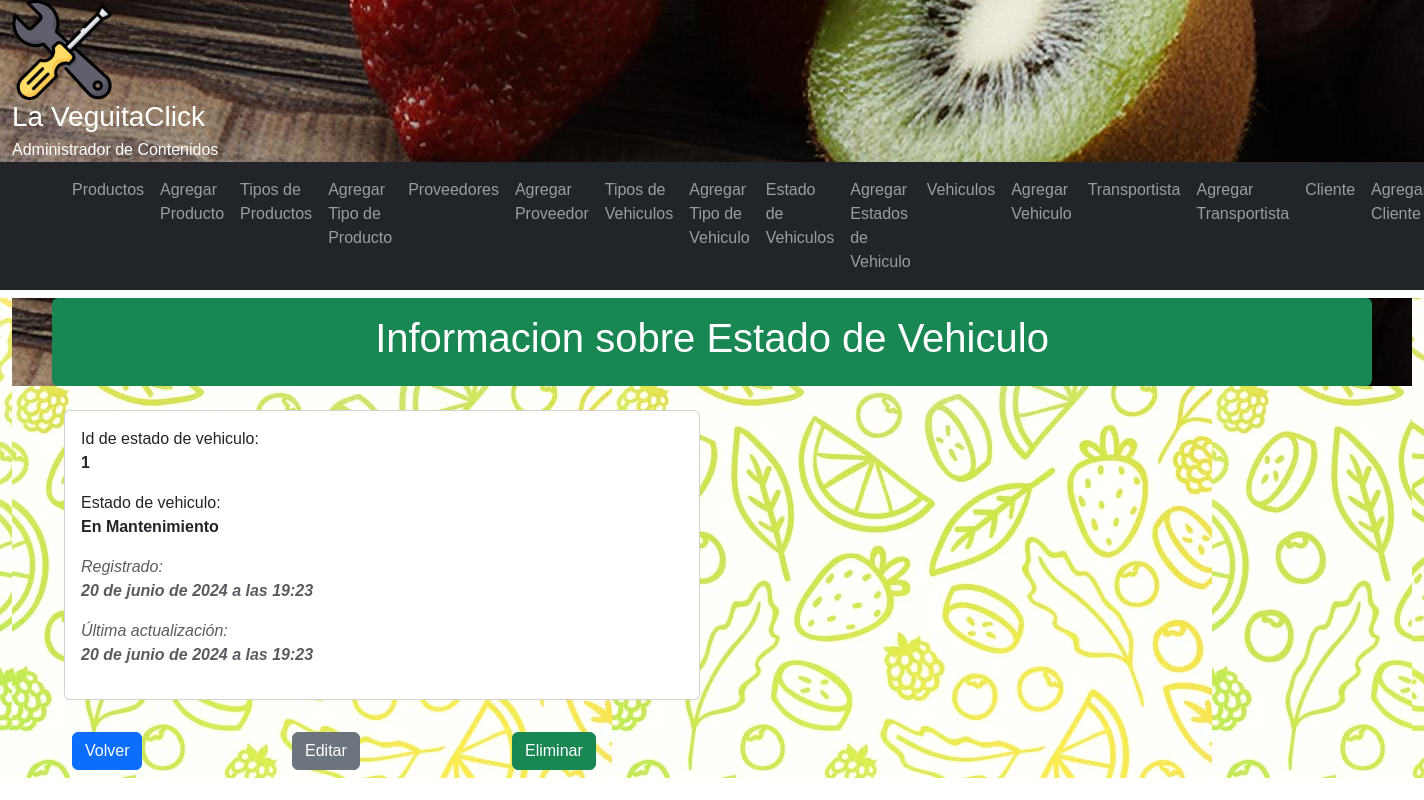
The page /crud/estadoVehiculo/detail/1 on the database its author committed.
### crud/models.py (models this page shows, shortened)
class EstadoVehiculo(models.Model):
    estado = models.CharField(verbose_name='Estado de Vehiculo', max_length=50)
    created_at = models.DateTimeField(verbose_name='Fecha creación', auto_now_add=True)
    updated_at = models.DateTimeField(verbose_name='Fecha actualización', auto_now=True)
    class Meta:
        verbose_name = 'estado de vehiculo'
        verbose_name_plural = 'estado de vehiculos'
        ordering = ['id']

### crud/views.py (the view)
# urls.py: path('estadoVehiculo/detail/<str:estadoVehiculo_id>', estadoVehiculo_detail, name="estadoVehiculo-detail"),
def estadoVehiculo_detail(request, estadoVehiculo_id):
    try:
        estadoVehiculo = EstadoVehiculo.objects.get(id = estadoVehiculo_id )
        if estadoVehiculo:
            context = {'estadoVehiculo':estadoVehiculo}
            return render(request,'crud/estadoVehiculo-detail.html',context)
        else:
            return redirect(reverse('estadoVehiculo') + '?lala')
    except:
        return redirect(reverse('estadoVehiculo') + '?FAIL')

### crud/templates/crud/estadoVehiculo-detail.html (shortened to what this page needs)
{% extends 'crud/base.html' %}
{% load static %}
{% block main_content %}
<div class="container-fluid">
    <main>
    <header>
    <div class="container my-2 py-3 text-white text-center rounded bg-success">
        <h1>Informacion sobre Estado de Vehiculo</h1>
    </div>
    </header>
    <div class="container my-4">
        <div class="row">
            <div class="col-md-6">
                <div class="card mb-4">
                    <div class="card-body">
                        <ul class="list-unstyled">
                            <li class="mb-2">Id de estado de vehiculo: <p class="fw-bold">{{estadoVehiculo.id}}</p></li>
                            <li class="mb-2">Estado de vehiculo: <p class="fw-bold">{{estadoVehiculo.estado}}</p></li>
                            <li class="mb-2 text-muted fst-italic">Registrado: <p class="fw-bold">{{estadoVehiculo.created_at}}</p></li>
                            <li class="mb-2 text-muted fst-italic">Última actualización: <p class="fw-bold">{{estadoVehiculo.updated_at}}</p></li>
                        </ul>
                    </div>
                </div>
            </div>
        </div>
        <div class="row">
            <div class="col-2">
                <a class="btn btn-primary m-2" href="{% url 'estadoVehiculo' %}">Volver</a>
            </div>
            <div class="col-2">
                <a class="btn btn-secondary m-2" href="{% url 'estadoVehiculo-edit' estadoVehiculo_id=estadoVehiculo.id %}">Editar</a>
            </div>
            <div class="col-2">
                <a class="btn btn-success m-2 modal-borrar" data-bs-toggle="modal"
                data-bs-target="#staticBackdrop"
                data-href="{% url 'estadoVehiculo-delete' estadoVehiculo_id=estadoVehiculo.id %}">Eliminar</a>
            </div>
        </div>
    </div>
    </main>
</div>
{% endblock %}

### crud/static/crud/css/styles.css (style rules this page uses)
body { margin: 0px; padding: 0px; font-family: Verdana, Geneva, Tahoma, sans-serif; }
header { background: url("img/bg-header.png"); color: white; }
header { background-color: rgb(35, 179, 109); color: white; }
main { background: url("img/bg-page.jpg"); background-color: white; }

### rows shown on the page
EstadoVehiculo: id "1", estado "En Mantenimiento", created_at "20 de junio de 2024 a las 19:23", updated_at "20 de junio de 2024 a las 19:23"
